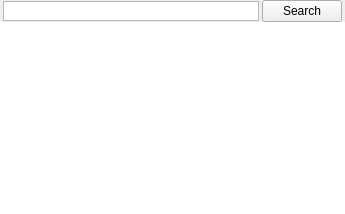
      <widget class="SearchPage" name="pageSearch">
       <property name="sizePolicy">
        <sizepolicy hsizetype="Expanding" vsizetype="Expanding">
         <horstretch>0</horstretch>
         <verstretch>0</verstretch>
        </sizepolicy>
       </property>
       <layout class="QVBoxLayout" name="verticalLayout_13">
        <property name="spacing">
         <number>0</number>
        </property>
        <property name="leftMargin">
         <number>0</number>
        </property>
        <property name="topMargin">
         <number>0</number>
        </property>
        <property name="rightMargin">
         <number>0</number>
        </property>
        <property name="bottomMargin">
         <number>0</number>
        </property>
        <item>
         <layout class="QHBoxLayout" name="horizontalLayoutSearch">
          <property name="spacing">
           <number>3</number>
          </property>
          <property name="leftMargin">
           <number>3</number>
          </property>
          <property name="rightMargin">
           <number>3</number>
          </property>
          <item>
           <widget class="PlainTextEdit" name="plainTextEditSearchText">
            <property name="sizePolicy">
             <sizepolicy hsizetype="Expanding" vsizetype="Fixed">
              <horstretch>0</horstretch>
              <verstretch>0</verstretch>
             </sizepolicy>
            </property>
            <property name="maximumSize">
             <size>
              <width>16777215</width>
              <height>20</height>
             </size>
            </property>
            <property name="verticalScrollBarPolicy">
             <enum>Qt::ScrollBarPolicy::ScrollBarAlwaysOff</enum>
            </property>
            <property name="horizontalScrollBarPolicy">
             <enum>Qt::ScrollBarPolicy::ScrollBarAlwaysOff</enum>
            </property>
            <property name="tabChangesFocus">
             <bool>true</bool>
            </property>
            <property name="frame" stdset="0">
             <bool>true</bool>
            </property>
           </widget>
          </item>
          <item>
           <widget class="QPushButton" name="pushButtonSearch">
            <property name="text">
             <string>Search</string>
            </property>
            <property name="flat">
             <bool>false</bool>
            </property>
           </widget>
          </item>
         </layout>
        </item>
        <item>
         <widget class="SearchResultsView" name="tableViewSearchResults">
          <property name="frameShape">
           <enum>QFrame::Shape::NoFrame</enum>
          </property>
          <property name="editTriggers">
           <set>QAbstractItemView::EditTrigger::NoEditTriggers</set>
          </property>
          <property name="selectionMode">
           <enum>QAbstractItemView::SelectionMode::SingleSelection</enum>
          </property>
          <property name="selectionBehavior">
           <enum>QAbstractItemView::SelectionBehavior::SelectRows</enum>
          </property>
          <attribute name="verticalHeaderVisible">
           <bool>false</bool>
          </attribute>
          <attribute name="verticalHeaderHighlightSections">
           <bool>false</bool>
          </attribute>
         </widget>
        </item>
       </layout>
      </widget>
